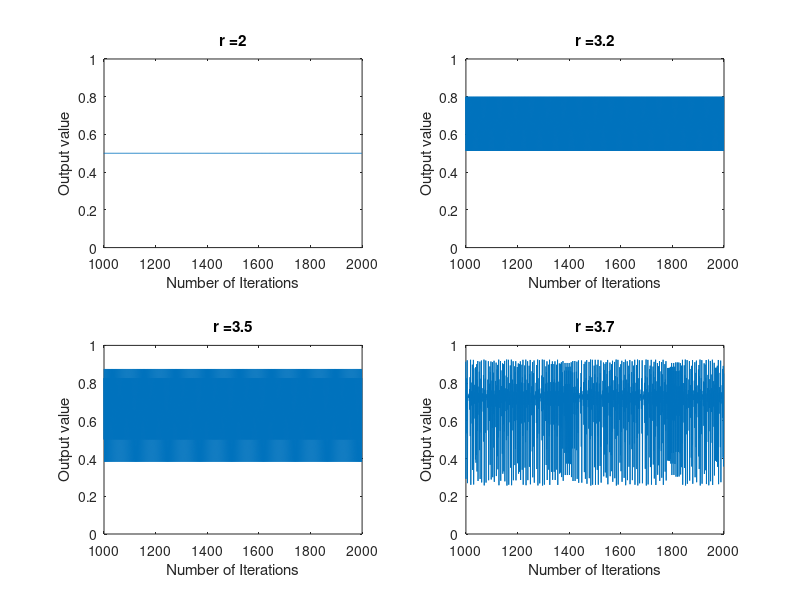

This chart was generated by the following MATLAB code: (Note: this script raises an error after producing the figure.)
%% Chaotic System
r_vals=[2, 3.2, 3.5, 3.7];

cnt=1;
for r = r_vals
    x = .5*ones(1,2000);
    for i=2:length(x)
       x(i) = (1-x(i-1))*r*x(i-1);
    end
    subplot(2,2,cnt);
    plot(0:length(x)-1, x);
    title(strcat('r = ', num2str(r)));
    ylabel('Output value');
    xlabel('Number of Iterations');
    axis([1000 2000 0 1]);
    cnt = cnt+1;
end

%% Listen to Input audio file
clear;
[input, Fs] = audioread('handel.wav'); 
sound(input, Fs);
waitforbuttonpress;
clear sound
close all;

%% Load the Input audio
clear;
[input, Fs] = audioread('handel.wav', 'native');

% Perform Encryption

password = 'pass';
r1 = 3.81;
r2 = 3.9;

[init_1, init_2] = gen_unique_vals(password);

if init_1 > 1 || init_2 > 1
    disp('Inits greater than 1');
    return;
end

iter1 = init_1;
iter2 = init_2;
for i=1:1000
    iter1 = (1-iter1)*r1*iter1;
    iter2 = (1-iter2)*r2*iter2;
end

chaotic_vals_1 = zeros(1, 256);
chaotic_vals_2 = zeros(1, 256);

for i = 1:256
    iter1 = (1-iter1)*r1*iter1;
    iter2 = (1-iter2)*r2*iter2;
    chaotic_vals_1(i) = iter1;
    chaotic_vals_2(i) = iter2;
end

[~, list1] = sort(chaotic_vals_1, 'ascend');
[~, list2] = sort(chaotic_vals_2, 'ascend');

list1 = list1 - 1;
list2 = list2 - 1;

if max(list1) > 255 || max(list2) > 255
   disp('List values exceeded 255');
   return
end

map = get_map(list1, list2);
encrypted = zeros(size(input));

for i=1:length(encrypted)
    encrypted(i) = map(double(input(i))+32768+1)-32768;
end
encrypted_aud = int16(encrypted);

audiowrite('encrypted.wav', encrypted_aud,Fs);
disp('Encryption successful.')
disp('encrypted.wav has been created in current directory.')

%% Listen to Encrypted audio file
clear;
[encrypted, Fs] = audioread('encrypted.wav'); 
sound(encrypted, Fs);
waitforbuttonpress;
clear sound
close all;


%% Load the Encrypted audio
clear;
[input, Fs] = audioread('encrypted.wav', 'native');

% Perform Decryption

password = 'pass';
r1 = 3.81;
r2 = 3.9;

[init_1, init_2] = gen_unique_vals(password);

if init_1 > 1 || init_2 > 1
    disp('Inits greater than 1');
    return;
end

iter1 = init_1;
iter2 = init_2;
for i=1:1000
    iter1 = (1-iter1)*r1*iter1;
    iter2 = (1-iter2)*r2*iter2;
end

chaotic_vals_1 = zeros(1, 256);
chaotic_vals_2 = zeros(1, 256);

for i = 1:256
    iter1 = (1-iter1)*r1*iter1;
    iter2 = (1-iter2)*r2*iter2;
    chaotic_vals_1(i) = iter1;
    chaotic_vals_2(i) = iter2;
end

[~, list1] = sort(chaotic_vals_1, 'ascend');
[~, list2] = sort(chaotic_vals_2, 'ascend');

list1 = list1 - 1;
list2 = list2 - 1;

if max(list1) > 255 || max(list2) > 255
   disp('List values exceeded 255');
   return
end

map = get_map(list1, list2);
decrypted = zeros(size(input));

for i=1:length(decrypted)
    decrypted(i) = find(map == double(input(i))+32768)-32768-1;
end
decrypted_aud = int16(decrypted);

audiowrite('decrypted.wav', decrypted_aud,Fs);
disp('Decryption successful.')
disp('decrypted.wav has been created in current directory.')

%% Listen to Decrypted audio file
clear;
[decrypted, Fs] = audioread('decrypted.wav'); 
sound(decrypted, Fs);
waitforbuttonpress;
clear sound
close all;



